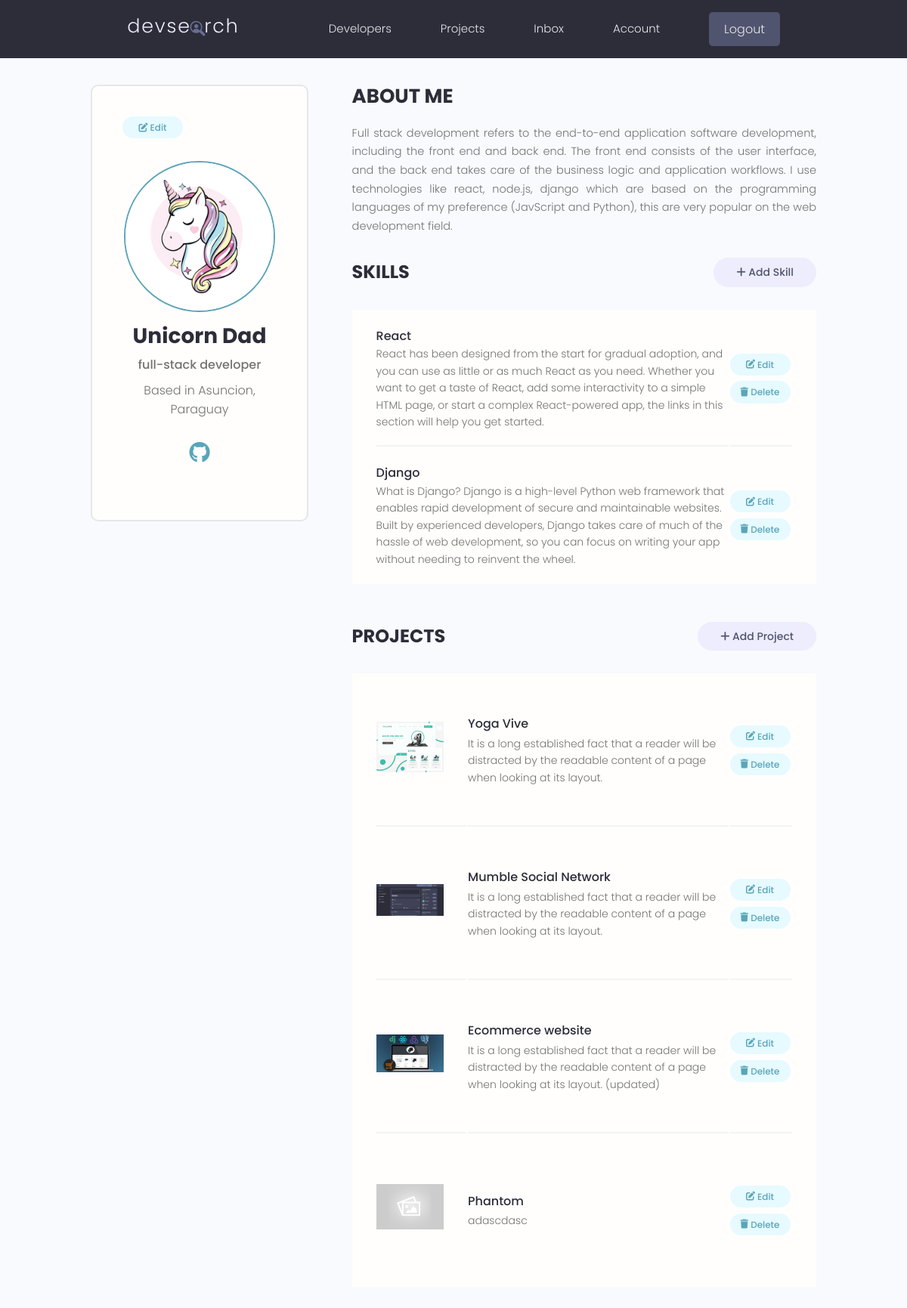
The app's page /account/ (signed in) with its own data.
### users/models.py (models this page shows, shortened)
class Profile(models.Model):
    user = models.OneToOneField(User, on_delete=models.CASCADE, null=True, blank=True)
    name = models.CharField(max_length=200, null=True, blank=True)
    email = models.EmailField(max_length=500, null=True, blank=True)
    username = models.CharField(max_length=200, null=True, blank=True)
    location = models.CharField(max_length=200, null=True, blank=True)
    short_intro = models.CharField(max_length=200, null=True, blank=True)
    bio = models.TextField(null=True, blank=True)
    profile_image = models.ImageField(null=True, blank=True, upload_to="profiles/", default="profiles/user-default.png")
    social_github = models.CharField(max_length=200, null=True, blank=True)
    social_twitter = models.CharField(max_length=200, null=True, blank=True)
    social_linkedin = models.CharField(max_length=200, null=True, blank=True)
    social_youtube = models.CharField(max_length=200, null=True, blank=True)
    social_website = models.CharField(max_length=200, null=True, blank=True)
    created = models.DateTimeField(auto_now_add=True)
    id = models.UUIDField(default=uuid.uuid4, unique=True, primary_key=True, editable=False)
    class Meta:
        ordering = ["created"]
    @property
    def imageURL(self):
        try:
            url = self.profile_image.url
        except:
            url = ""
        return url

class Skill(models.Model):
    owner = models.ForeignKey(Profile, on_delete=models.CASCADE, null=True, blank=True)
    name = models.CharField(max_length=200, null=True, blank=True)
    description = models.TextField(null=True, blank=True)
    created = models.DateTimeField(auto_now_add=True)
    id = models.UUIDField(default=uuid.uuid4, unique=True, primary_key=True, editable=False)

### projects/models.py (models this page shows, shortened)
class Project(models.Model):
    owner = models.ForeignKey(Profile, null=True, blank=True, on_delete=models.CASCADE)
    title = models.CharField(max_length=200)
    description = models.TextField(null=True, blank=True)
    featured_image = models.ImageField(null=True, blank=True, default="default.jpg")
    demo_link = models.CharField(max_length=2000, null=True, blank=True)
    source_link = models.CharField(max_length=2000, null=True, blank=True)
    tags = models.ManyToManyField("Tag", blank=True)
    vote_total = models.IntegerField(default=0, null=True, blank=True)
    vote_ratio = models.IntegerField(default=0, null=True, blank=True)
    created = models.DateTimeField(auto_now_add=True)
    id = models.UUIDField(default=uuid.uuid4, unique=True, primary_key=True, editable=False)
    class Meta:
        ordering = ["-vote_ratio", "-vote_total", "title"]
    @property
    def imageURL(self):
        try:
            url = self.featured_image.url
        except:
            url = ""
        return url

### users/views.py (the view)
# urls.py: path('account/', views.user_account, name="account"),
@login_required(login_url="login")
def user_account(request):
    profile = request.user.profile
    skills = profile.skill_set.all()
    projects = profile.project_set.all()
    context = {"profile": profile, "skills": skills, "projects": projects}
    return render(request, 'users/account.html', context)

### users/templates/users/account.html (shortened to what this page needs)
 {% extends 'main.html' %}
 {% block content %}
  <main class="settingsPage profile my-md">
    <div class="container">
      <div class="layout">
        <div class="column column--1of3">
          <div class="card text-center">
            <div class="card__body dev">
              <a class="tag tag--pill tag--main settings__btn wt" href="{% url 'edit-account' %}"><i class="fa-sharp fa-solid fa-pen-to-square"></i>&nbsp;Edit</a>
              <img class="avatar avatar--xl dev__avatar" src="{{profile.imageURL}}" />
              <h2 class="dev__name">{{ profile.name }}</h2>
              <p class="dev__title">{{ profile.short_intro }}</p>
              <p class="dev__location">Based in {{profile.location}}</p>
              <ul class="dev__social">
                {% if profile.social_github %}
              <li>
                <a
                  title="Github"
                  href="{{ profile.social_github }}"
                  target="_blank"
                >
                  <i class="fa-brands fa-github"></i>
                </a>
              </li>
              {% endif %}
              </ul>
            </div>
          </div>
        </div>
        <div class="column column--2of3">
          <div class="devInfo">
            <h3 class="devInfo__title">About Me</h3>
            <p class="devInfo__about">
              {{profile.bio}}
            </p>
          </div>
          <div class="settings">
            <h3 class="settings__title">Skills</h3>
            <a class="tag tag--pill tag--sub settings__btn tag--lg" href="{% url 'create-skill' %}"><i class="fa-solid fa-plus"></i>&nbsp;Add Skill</a>
          </div>
          <table class="settings__table">
            {% for skill in skills %}
            <tr>
              <td class="settings__tableInfo">
                <h4>{{skill.name}}</h4>
                <p>
                  {{skill.description}}
                </p>
              </td>
              <td class="settings__tableActions">
                <a class="tag tag--pill tag--main settings__btn wt" href="{% url 'update-skill' skill.id %}"><i class="fa-sharp fa-solid fa-pen-to-square"></i>&nbsp;Edit</a>
                <a class="tag tag--pill tag--main settings__btn wt" href="{% url 'delete-skill' skill.id %}?next=/account"><i class="fa-sharp fa-solid fa-trash"></i>&nbsp;Delete</a>
              </td>
            </tr>
            {% endfor %}
          </table>
          <div class="settings">
            <h3 class="settings__title">Projects</h3>
            <a class="tag tag--pill tag--sub settings__btn tag--lg" href="{% url 'create-project' %}"><i class="fa-solid fa-plus"></i>&nbsp;Add Project</a>
          </div>
          <table class="settings__table">
            {% for project in projects %}
            <tr>
              <td class="settings__thumbnail">
                <a href="{% url 'project' project.id %}"><img src="{{project.imageURL}}" alt="Project Thumbnail" /></a>
              </td>
              <td class="settings__tableInfo">
                <a href="{% url 'project' project.id %}">{{project.title}}</a>
                <p>
                  {{project.description|slice:"150"}}
                </p>
              </td>
              <td class="settings__tableActions">
                <a class="tag tag--pill tag--main settings__btn wt" href="{% url 'update-project' project.id %}"><i class="fa-sharp fa-solid fa-pen-to-square"></i>&nbsp;Edit</a>
                <a class="tag tag--pill tag--main settings__btn wt" href="{% url 'delete-project' project.id %}?next=/account"><i class="fa-sharp fa-solid fa-trash"></i>&nbsp;Delete</a>
              </td>
            </tr>
            {% endfor %}
          </table>
        </div>
      </div>
    </div>
  </main>
{% endblock content %}

### static/styles/app.css (style rules this page uses)
:root { --color-sub: #2d2d39; }
.card { border: 2px solid var(--color-light); }
img { width: 100%; }
.profile .card > .dev { padding: 4rem; }
.dev__avatar { display: block; margin: auto; }
.dev__name { color: var(--color-sub); font-size: 2.8rem; font-weight: 700; margin-top: 1rem; margin-bottom: 0.5rem; }
.dev__title { font-size: 1.6rem; font-weight: 500; line-height: 1.3; }
.dev__location { margin-top: 1rem; }
.dev__social { margin: 3rem 0; list-style: none; display: flex; justify-content: center; gap: 1.5rem; }
.devInfo { margin-bottom: 3rem; }
.devInfo__title, .devInfo__subtitle { font-size: 2.6rem; color: var(--color-sub); text-transform: uppercase; font-weight: 700; margin-bottom: 1.5rem; }
.devInfo__about, .devSkill__info { font-size: 1.45rem; line-height: 1.7; text-align: justify; }
.settingsPage .dev > .settings__btn { display: block; margin-bottom: 3rem; }
.settings { display: flex; justify-content: space-between; align-items: center; }
.settings__title { font-size: 2.4rem; text-transform: uppercase; font-weight: 700; color: var(--color-sub); }
.settings__table { margin-top: 3rem; margin-bottom: 5rem; padding: 0 3rem; background: var(--color-white); }
.settings__table tr { width: 100%; }
.settings__table tr > td { padding: 2rem 0; }
.settings__table tr:not(:last-child) td { border-bottom: 2px solid var(--color-white-light); }
.settings__thumbnail { width: 23%; min-width: 10rem; }
.settings__thumbnail img { padding-right: 3rem; height: 15rem; object-fit: contain; }
.settings__tableInfo { width: 100%; }
.settings__tableInfo h4, .settings__tableInfo a { padding-right: 1rem; width: auto; font-size: 1.6rem; font-weight: 500; color: var(--color-sub); }
.settings__tableInfo p { font-size: 1.4rem; }
.settings__tableActions { text-align: right; }

### static/styles/main.css (style rules this page uses)
.dev__social i { font-size: 28px; }
.wt { width: 80px !important; display: flex; justify-content: center; }

### static/uikit/styles/modules/_variables.css (style rules this page uses)
:root { --color-main: #5aa5b9; --color-main-light: #e6faff; --color-sub: #3f4156; --color-sub-light: #51546e; --color-sub-lighter: #ededfd; --color-text: #737373; --color-gray: #8b8b8b; --color-light: #e5e7eb; --color-light-gray: #767676; --color-bg: #f8fafd; --color-white: #fffefd; --color-white-light: #f3f3f3; --color-success: #359e64; --color-success-bg: #def8e8; --color-error: #fc4b0b; --color-error-bg: #fff2ee; --font-base: 'Poppins', arial, helvetica, 'Segoe UI', roboto, ubuntu, sans-serif; --font-monospace: 'Fira Code', 'Courier New', courier, monospace; --font-regular: 300; --font-medium: 500; --font-bold: 700; --generic-shadow: 1px 1px 5px #00000010; --generic-transition: all 0.3s ease-in-out; }

### static/uikit/styles/modules/_base.css (style rules this page uses)
* { margin: 0; padding: 0; box-sizing: border-box; text-rendering: optimizeLegibility; color: inherit; font-size: inherit; }
html { font-size: 50%; }
@media only screen and (min-width: 480px) { html { font-size: 56.25%; } }
@media only screen and (min-width: 1200px) { html { font-size: 62.5%; } }
body { line-height: 1.6; font-weight: 400; font-size: 1.5rem; color: var(--color-text); background-color: var(--color-bg); min-height: 100vh; }

### static/uikit/styles/modules/_typography.css (style rules this page uses)
* { font-family: var(--font-base); }
h2 { font-size: 3.6rem; font-weight: var(--font-bold); }
h3 { font-size: 3.2rem; font-weight: var(--font-medium); }
h4 { font-size: 2.8rem; font-weight: var(--font-medium); }
p, span, strong { font-size: 1.6rem; color: var(--color-text); font-weight: var(--font-regular); }
a { padding-bottom: 2px; text-decoration: none; display: inline-block; color: var(--color-main); font-weight: var(--font-medium); }

### static/uikit/styles/modules/_utilities.css (style rules this page uses)
.container { width: 92%; max-width: 165rem; margin: 0 auto; box-sizing: border-box; }
@media screen and (min-width: 1000px) { .container { width: 90%; } }
@media screen and (min-width: 1200px) { .container { width: 80%; } }
.text-center { text-align: center; }
.my-md { margin: 3rem auto; }

### static/uikit/styles/modules/_avatar.css (style rules this page uses)
.avatar { border-radius: 50%; border: 2px solid var(--color-main); object-fit: cover; }
.avatar--xl { height: 20rem; width: 20rem; }

### static/uikit/styles/modules/_card.css (style rules this page uses)
.card { border-radius: 1rem; background-color: var(--color-white); border: 1.5px solid var(--color-light); width: auto; height: auto; margin-top: 0.5rem; margin-bottom: 0.5rem; overflow: hidden; }
.card__body, .card__header { padding: 2rem 2.5rem; }

### static/uikit/styles/modules/_layout.css (style rules this page uses)
.layout { display: flex; flex-flow: row wrap; justify-content: space-between; }
.layout > .column { margin-bottom: 3rem; }
.layout > .column.column--1of3 { flex-basis: 30%; }
.layout > .column.column--2of3 { flex-basis: 64%; }

### records on screen
Profile: imageURL (picture), name "Unicorn Dad", short_intro "full-stack developer", location "Asuncion, Paraguay", bio "Full stack development refers to the end-to-end application software development, including the front end and back end. The front end consists of the user interface, and the back end takes care of the business logic and application workflows. I use technologies like react, node.js, django which are based on the programming languages of my preference (JavScript and Python), this are very popular on the web development field."
Skill: name "React", description "React has been designed from the start for gradual adoption, and you can use as little or as much React as you need. Whether you want to get a taste of React, add some interactivity to a simple HTML page, or start a complex React-powered app, the links in this section will help you get started."
Skill: name "Django", description "What is Django? Django is a high-level Python web framework that enables rapid development of secure and maintainable websites. Built by experienced developers, Django takes care of much of the hassle of web development, so you can focus on writing your app without needing to reinvent the wheel."
Project: imageURL (picture), title "Yoga Vive", description "It is a long established fact that a reader will be distracted by the readable content of a page when looking at its layout."
Project: imageURL (picture), title "Mumble Social Network", description "It is a long established fact that a reader will be distracted by the readable content of a page when looking at its layout."
Project: imageURL (picture), title "Ecommerce website", description "It is a long established fact that a reader will be distracted by the readable content of a page when looking at its layout. (updated)"
Project: imageURL (placeholder picture), title "Phantom", description "adascdasc"
